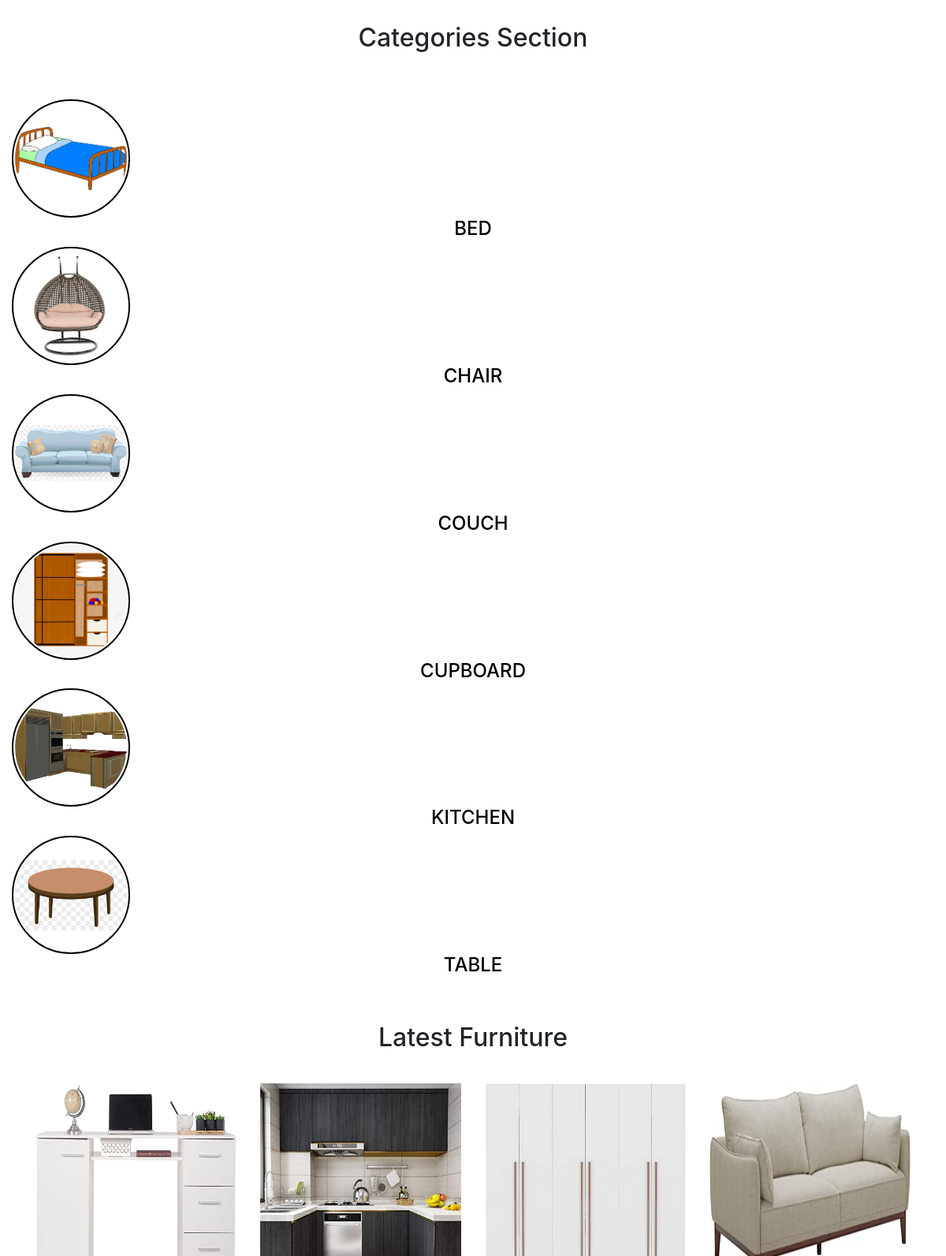
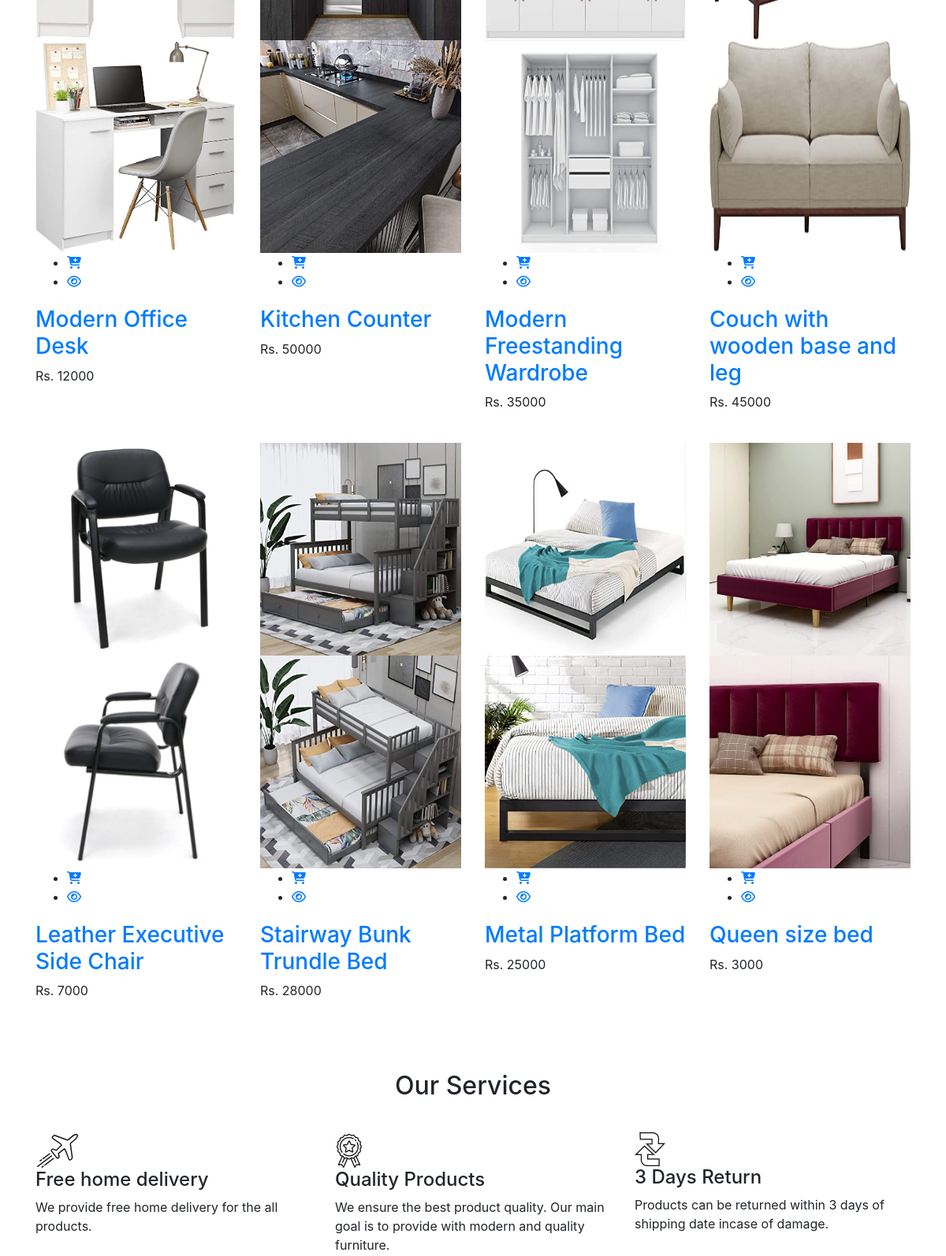
Before: / (middle part) with the older database file (2 pictures, top to bottom).
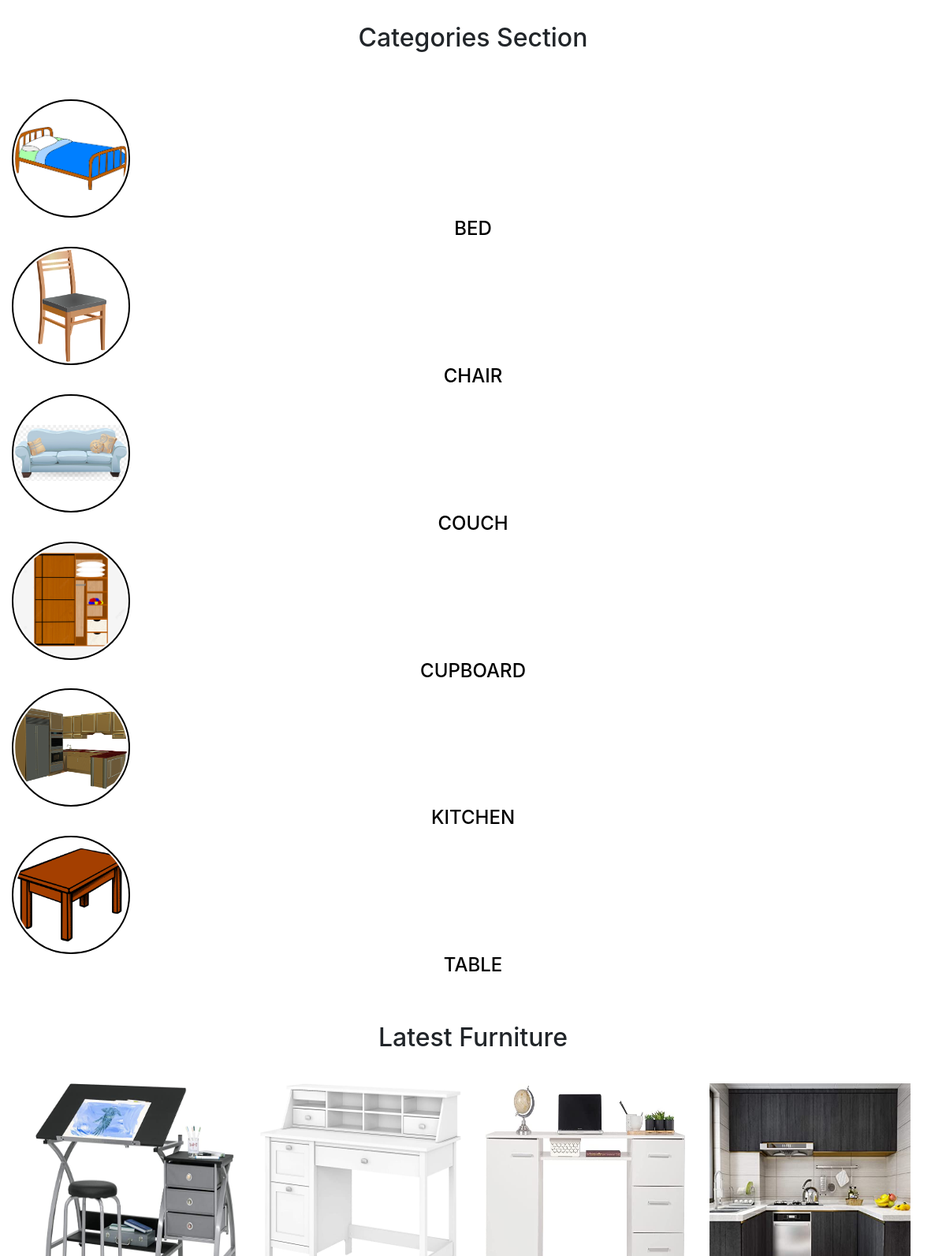
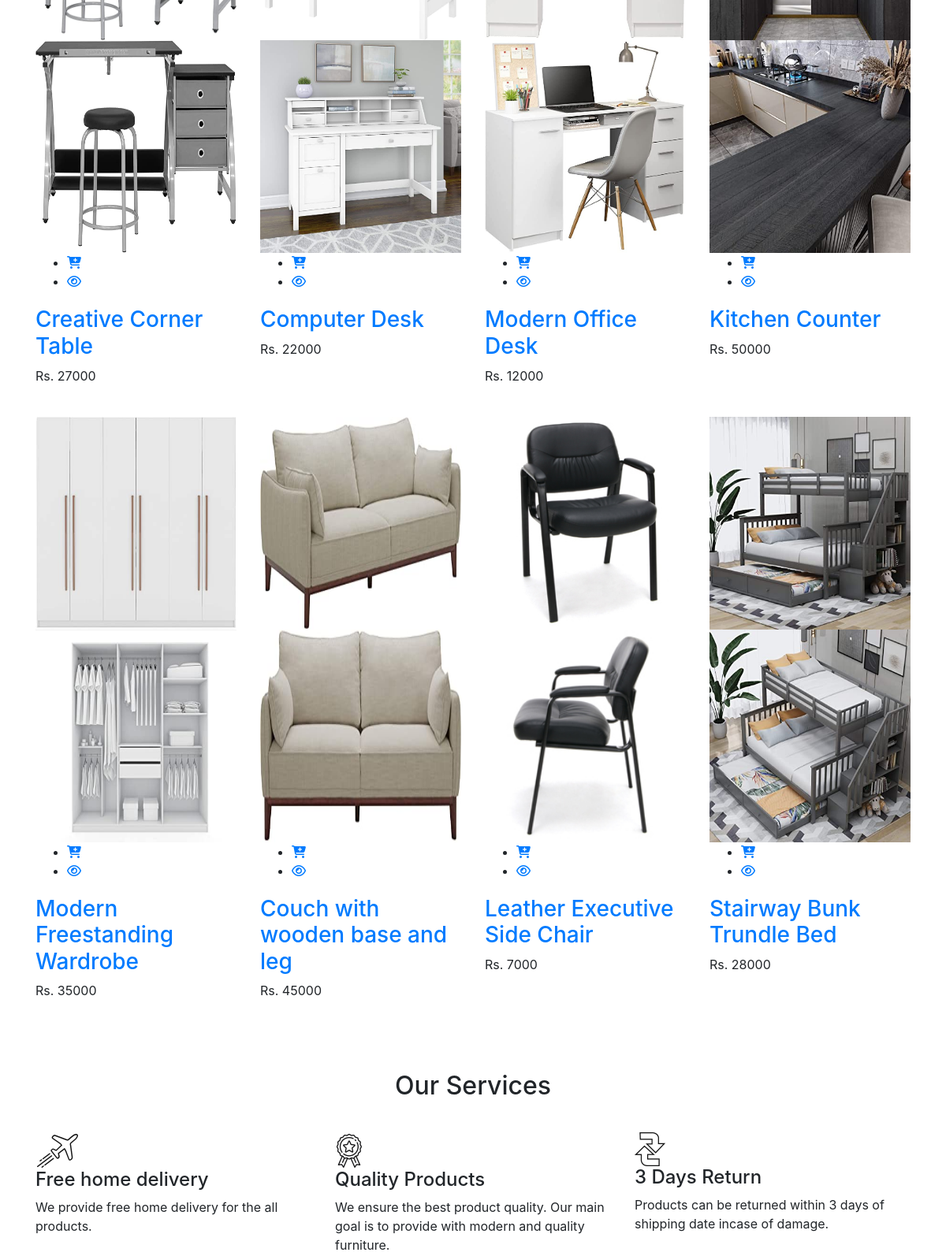
After: the same page with the newer database file (2 pictures, top to bottom).
### tables this page shows
CREATE TABLE `categories` (
  `id` int(11) NOT NULL,
  `name` varchar(255) NOT NULL,
  `image` varchar(255) NOT NULL,
  `created_at` timestamp NOT NULL DEFAULT current_timestamp(),
  `updated_at` timestamp NOT NULL DEFAULT current_timestamp(),
  `status` int(11) NOT NULL,
  `fileurl` varchar(255) NOT NULL
);

CREATE TABLE `products` (
  `id` int(11) NOT NULL,
  `name` varchar(30) NOT NULL,
  `price` int(11) NOT NULL,
  `image1` varchar(255) NOT NULL,
  `image2` varchar(255) NOT NULL,
  `description` mediumtext NOT NULL,
  `category_id` int(11) NOT NULL,
  `created_at` timestamp NOT NULL DEFAULT current_timestamp(),
  `updated_at` timestamp NOT NULL DEFAULT current_timestamp(),
  `status` int(11) NOT NULL
);

### index.php (the view, shortened to what the changed rows need)
<?php
include('header.php');
?>
<?php
require('connect.php');
$cat_res = mysqli_query($connect, "select * from categories where status=1");
$cat_arr = array();
while ($row = mysqli_fetch_assoc($cat_res)) {
    $cat_arr[] = $row;
}
?>
<div class="banner-section section pt-30">
    <div class="col">
        <div class="section-title text-center mb-15">
            <h2>Categories Section</h2>
        </div>
        <br>
        <div class="categories pt-20 mt-20">
            <?php
            foreach ($cat_arr as $row) {
            ?>
                <div class="circle">
                    <a href="catview.php?catid=<?php echo $row['id']; ?>">
                        <img class="image" style="border-radius: 50%; margin-right: 30px;border: 2px solid#000;padding:2px ;width: 150px!important;height: 150px!important; object-fit: contain;" src="upload/<?php echo $row['image'] ?>" alt="Image">
                        <br>
                        <h4 class="text-center" style="color: black;text-transform: uppercase;"><?php echo $row['name'] ?></h4>
                    </a>
                </div>
            <?php
            }
            ?>
        </div>
    </div>
</div>
<div class="product-section section pt-70 pt-lg-50 pt-md-40 pt-sm-30 pt-xs-20 pb-55 pb-lg-35 pb-md-25 pb-sm-15 pb-xs-5">
    <div class="container">
        <div class="row">
            <div class="col">
                <div class="section-title text-center mb-15">
                    <h2>Latest Furniture</h2>
                </div>
            </div>
        </div>
        <br>
        <div class="tab-content">
            <div id="home" class="tab-pane fade active show">
                <div class="row">
                    <?php
                    include("connect.php");
                    $sql = "SELECT * FROM products ORDER BY id desc LIMIT 8";
                    $results = $connect->query($sql);
                    $productdata = [];
                    if ($results->num_rows > 0) {
                        while ($row_product = $results->fetch_assoc()) {
                            array_push($productdata, $row_product);
                        }
                    }
                    foreach ($productdata as $key => $row) {
                    ?>
                        <div class="col-lg-3 col-md-4 col-sm-6">
                            <div class="single-grid-product mb-40">
                                <div class="product-image">
                                    <a href="single-product.php?id=<?php echo $row['id']; ?>">
                                        <img style="height: 270px!important;width: 290px!important; " src="<?php $path = $row['image1'];
                                                                                                            $display = substr($path, 3);
                                                                                                            echo $display; ?>" class="img-fluid" alt="">
                                        <img style="height: 270px!important;width: 290px!important; " src="<?php $path = $row['image2'];
                                                                                                            $display = substr($path, 3);
                                                                                                            echo $display; ?>" class="img-fluid" alt="">
                                    </a>
                                    <div class="product-action">
                                        <ul>
                                            <li><a href="carthandler.php?cart_id=<?php echo $row['id'] ?> &cart_name=<?php echo $row['name'] ?>&cart_price=<?php echo $row['price'] ?>"><i class="fa fa-cart-plus"></i></a></li>
                                            <li><a href="single-product.php?id=<?php echo $row['id']; ?>"><i class="fa fa-eye"></i></a></li>
                                        </ul>
                                    </div>
                                </div>
                                <div class="product-content">
                                    <h3 class="title"> <a href="single-product.php"><?php echo $row['name'] ?></a></h3>
                                    <p class="product-price"><span class="discounted-price">Rs. <?php echo $row['price'] ?></span> </p>
                                </div>
                            </div>
                        </div>
                    <?php } ?>
                </div>
            </div>
        </div>
    </div>
</div>
</div>
<div class="features-section section pt-30 pt-lg-15 pt-md-0 pt-sm-0 pt-xs-15">
    <div class="container">
        <div class="row">
            <div class="col">
                <div class="section-title text-center mb-15">
                    <h2>Our Services</h2>
                </div>
            </div>
        </div>
        <br>
    </div>
</div>
</body>
</html>

Changed rows visible on the page:
no longer on this page (row unchanged): products: image1 (picture), image2 (picture), name "Metal Platform Bed", price "25000"
no longer on this page (row unchanged): products: image1 (picture), image2 (picture), name "Queen size bed", price "3000"
changed categories "CHAIR": image: a different picture
changed categories "TABLE": image: a different picture
added products: image1 (picture), image2 (picture), name "Creative Corner Table", price "27000"
added products: image1 (picture), image2 (picture), name "Computer Desk", price "22000"
